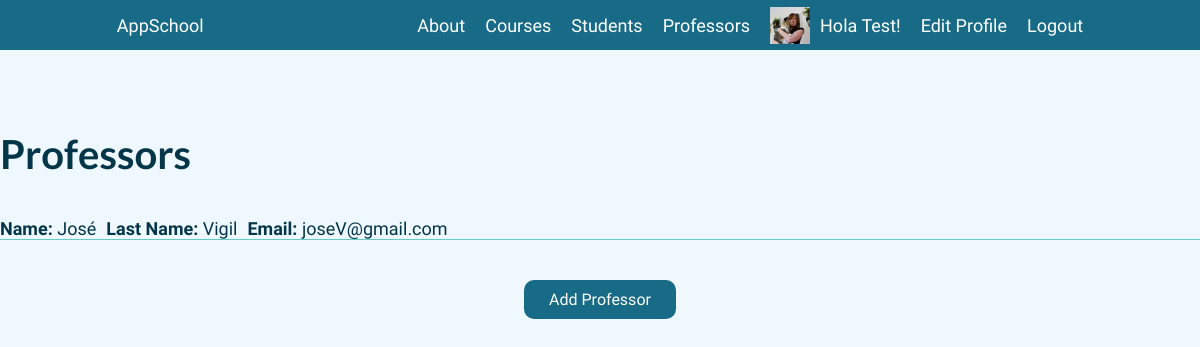
/AppSchool/professors (signed in), run on the app's committed database.
### AppSchool/models.py (models this page shows, shortened)
class Avatar(models.Model):
    user = models.OneToOneField(User, on_delete=models.CASCADE, null=True)
    avatar = models.ImageField(upload_to="avatars", null=True, blank=True)
    def __str__(self):
        return f"{settings.MEDIA_URL}{self.avatar}"

class Professor(models.Model):
    name = models.CharField(max_length=40)
    lastName = models.CharField(max_length=20)
    email = models.EmailField(max_length=40)

### AppSchool/views.py (the view)
# urls.py: path("professors", professors, name="Professors"),
def professors(request, id=None):
    if id:
        findItem = Professor.objects.get(id=int(id))
        findItem.delete()
    return render(
        request,
        "AppSchool/professors.html",
        {"db": Professor.objects.all()},
    )

### AppSchool/context_processors.py (called while the page is built)
def custom_user(request):
    context = auth(request)
    user = context["user"]
    if user.is_authenticated:
        image = Avatar.objects.filter(user=request.user.id)
        imageQty = len(image)
        if imageQty > 0:
            context["avatarUser"] = image[imageQty - 1]
        else:
            context["avatarUser"] = ""
    return context

### AppSchool/templates/AppSchool/professors.html (shortened to what this page needs)
{% extends "AppSchool/layout.html" %} {% load static %}
{% block section%}
<section class="page">
  <div class="container">
    <div class="title_container">
      <h3 class="subtitle">Professors</h3>
    </div>
    {% if db %} {% for item in db %}
    <div class="list_container">
      <div class="group_container">
        <p class="text text-left"><b>Name:</b> {{item.name}}</p>
        <p class="text text-left"><b>Last Name:</b> {{item.lastName}}</p>
        <p class="text text-left"><b>Email:</b> {{item.email}}</p>
      </div>
    </div>
    {% endfor %} {% endif %}
    <a class="button" href="{% url 'FormProfessor' %}">Add Professor</a>
  </div>
</section>
{% endblock %}

### AppSchool/templates/AppSchool/layout.html (shortened to what this page needs)
<!DOCTYPE html>
{% load static %}
<html lang="en">
  <head>
    <link href="{% static 'AppSchool/css/style.css' %}" rel="stylesheet" />
  </head>
  <body>
    <nav class="nav">
      <a class="nav_link" href="{% url 'Home' %}">AppSchool</a>
      <ul class="nav_list">
        <li class="nav_item">
          <a class="nav_link" href="{% url 'About' %}">About</a>
        </li>
        <li class="nav_item">
          <a class="nav_link" href="{% url 'Courses' %}">Courses</a>
        </li>
        <li class="nav_item">
          <a class="nav_link" href="{% url 'Students' %}">Students</a>
        </li>
        <li class="nav_item">
          <a class="nav_link" href="{% url 'Professors' %}">Professors</a>
        </li>
        {% if request.user.is_authenticated %}
        <li class="nav_item">
          <div class="user_container">
            {% if avatarUser %}
            <img width="40px" src="{{avatarUser}}" />
            {% endif %}
            <p class="nav_name">Hola {{user.username}}!</p>
          </div>
        </li>
        <li class="nav_item">
          <a class="nav_link" href="{% url 'EditProfile' %}">Edit Profile</a>
        </li>
        <li class="nav_item">
          <a class="nav_link" href="{% url 'Logout' %}">Logout</a>
        </li>
        {% else %}
        <li class="nav_item">
          <a class="nav_link" href="{% url 'Login' %}">Login</a>
        </li>
        {% endif %}
      </ul>
    </nav>
    <section>{% block section %} {% endblock %}</section>
  </body>
</html>

### AppSchool/static/AppSchool/css/style.css (style rules this page uses)
* { padding: 0; margin: 0; box-sizing: border-box; font-family: "Catamaran"; }
.nav { width: 100%; height: 50px; padding: 10px; display: flex; flex-direction: row; justify-content: space-around; align-items: center; background-color: #176b87; }
.nav_list { list-style: none; display: flex; flex-direction: row; justify-content: center; align-items: center; gap: 20px; }
.nav_link { color: black; font-size: 18px; cursor: pointer; text-decoration: none; color: white; }
.nav_name { color: orange; font-size: 18px; text-decoration: none; color: white; }
.page { width: 100%; min-height: calc(100vh - 60px); background-color: aliceblue; }
.container { width: 100%; height: 100%; max-width: 1200px; margin: 0 auto; display: flex; flex-direction: column; justify-content: flex-start; align-items: center; padding: 50px 0; }
.subtitle { color: #04364a; font-size: 40px; font-family: "Lato"; margin: 30px 0; }
.text { color: #04364a; font-size: 18px; }
.text-left { text-align: left; }
.button { padding: 10px 25px; background-color: #176b87; color: white; text-decoration: none; border-radius: 10px; margin: 30px 0; }
.list_container { width: 100%; margin: 10px 0; border-bottom: 1px solid #64ccc5; display: flex; flex-direction: row; justify-content: flex-start; align-items: center; gap: 50px; }
.group_container { width: 100%; display: flex; flex-direction: row; justify-content: flex-start; align-items: center; gap: 10px; }
.title_container { width: 100%; display: flex; flex-direction: row; justify-content: space-between; align-items: center; }
.user_container { display: flex; flex-direction: row; justify-content: center; align-items: center; gap: 10px; }

### data on the page
Avatar: avatar (picture)
Professor: name "José", lastName "Vigil", email "joseV@gmail.com"

### other printed values
{{ user.username }} "Test"
